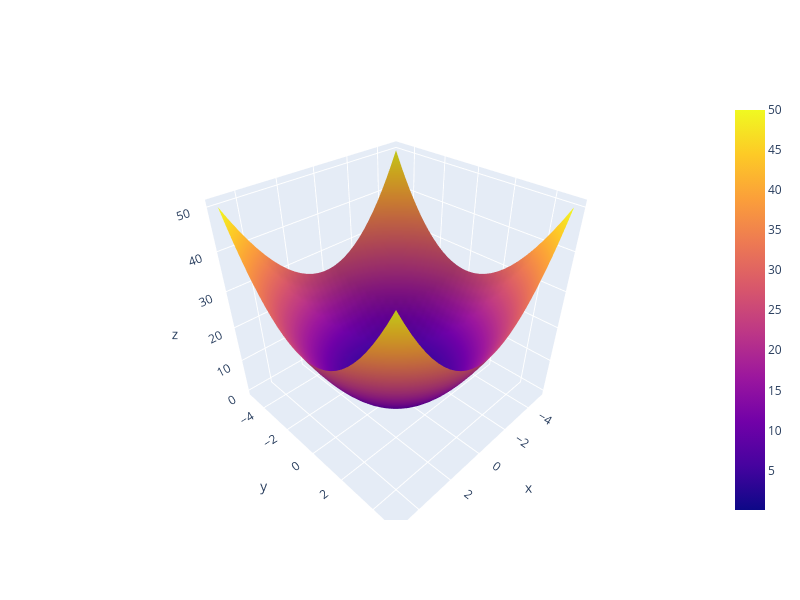

Notebook code for this chart:
### Code cell
x = np.linspace(-5,5,30)
y = np.linspace(-5,5,30)

x_new, y_new = np.meshgrid(x,y)      # Creates a Grid in which 3D Chart will be plotted

z = ( x_new ** 2 ) + ( y_new ** 2 )

Fig = go.Figure( data = [go.Surface( z = z, x = x_new, y = y_new )]).update_layout( width = 800, height = 600 )
Fig.show()

### Figure 1 — Plotly figure (JSON) as saved in the notebook; plotly's stock layout.template omitted (floating-point values rounded to 4 significant figures; data arrays with more than 128 entries replaced by an {"elided": "..."} marker saying what was removed)
{"data": [{"type": "surface", "x": {"elided": "30x30 float values"}, "y": {"elided": "30x30 float values"}, "z": {"elided": "30x30 float values"}}], "layout": {"height": 600, "width": 800}}
